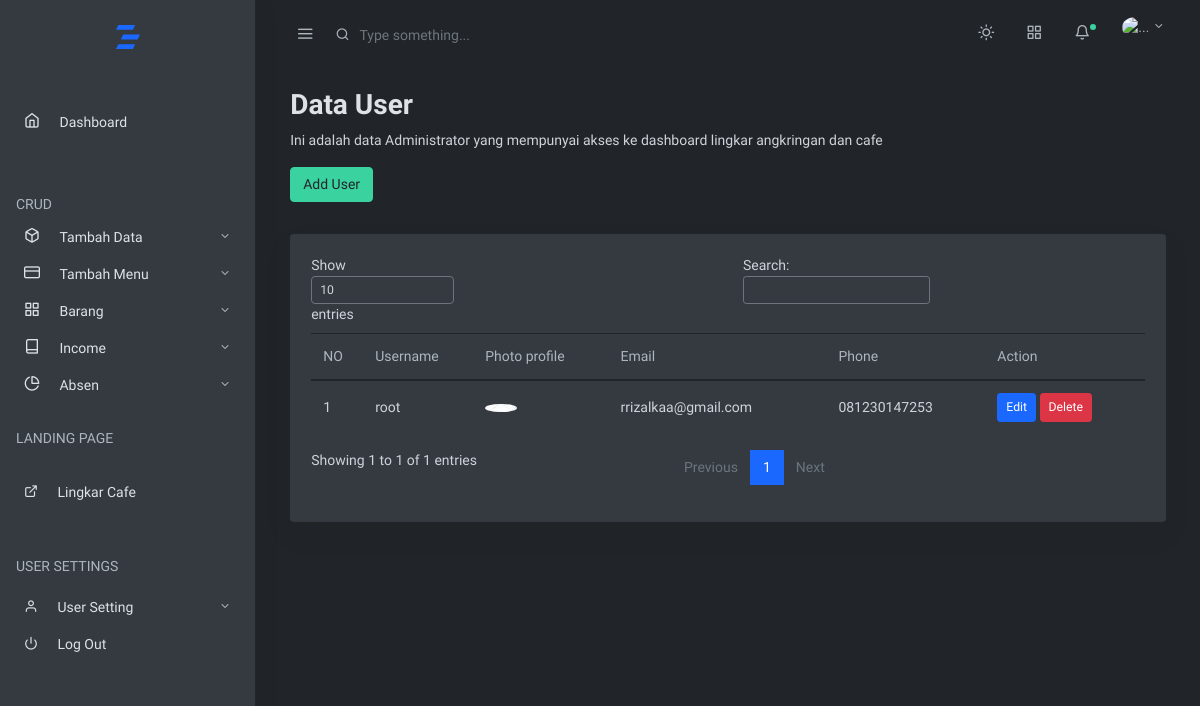
/user.php (signed in), run on the app's committed database.
### tables this page shows
CREATE TABLE `user` (
  `id` int(11) NOT NULL,
  `namalengkap` varchar(50) NOT NULL,
  `username` varchar(50) NOT NULL,
  `foto` varchar(255) NOT NULL,
  `email` varchar(50) NOT NULL,
  `nohp` varchar(20) NOT NULL,
  `password` varchar(50) NOT NULL,
  `alamat` varchar(255) NOT NULL,
  `provinsi` varchar(20) NOT NULL,
  `kota` varchar(10) NOT NULL,
  `kecamatan` varchar(20) NOT NULL
);

### user.php (the view, shortened to what this page needs)
<?php
require ("./config.php");
?>
<!doctype html>
<html lang="en">
<head>
  <link rel="stylesheet" href="css/simplebar.css">
  <link rel="stylesheet" href="css/feather.css">
  <link rel="stylesheet" href="css/daterangepicker.css">
  <link rel="stylesheet" href="css/app-light.css" id="lightTheme">
  <link rel="stylesheet" href="css/app-dark.css" id="darkTheme">
</head>
<body class="vertical  dark  ">
  <div class="wrapper">
    <nav class="topnav navbar navbar-light">
      <button type="button" class="navbar-toggler text-muted mt-2 p-0 mr-3 collapseSidebar">
        <i class="fe fe-menu navbar-toggler-icon"></i>
      </button>
      <form class="form-inline mr-auto searchform text-muted">
        <input class="form-control mr-sm-2 bg-transparent border-0 pl-4 text-muted" type="search"
          placeholder="Type something..." aria-label="Search">
      </form>
      <ul class="nav">
        <li class="nav-item">
            <a class="nav-link text-muted my-2" href="./index.php" id="modeSwitcher" data-mode="dark">
              <i class="fe fe-sun fe-16"></i>
            </a>
          </li>
        <li class="nav-item">
          <a class="nav-link text-muted my-2" href="./#" data-toggle="modal" data-target=".modal-shortcut">
            <span class="fe fe-grid fe-16"></span>
          </a>
        </li>
        <li class="nav-item nav-notif">
          <a class="nav-link text-muted my-2" href="./#" data-toggle="modal" data-target=".modal-notif">
            <span class="fe fe-bell fe-16"></span>
            <span class="dot dot-md bg-success"></span>
          </a>
        </li>
        <li class="nav-item dropdown">
          <a class="nav-link dropdown-toggle text-muted pr-0" href="#" id="navbarDropdownMenuLink" role="button"
            data-toggle="dropdown" aria-haspopup="true" aria-expanded="false">
            <span class="avatar avatar-sm mt-2">
              <img src="./assets/avatars/face-1.jpg" alt="..." class="avatar-img rounded-circle">
            </span>
          </a>
        </li>
      </ul>
    </nav>
    <aside class="sidebar-left border-right bg-white shadow" id="leftSidebar" data-simplebar>
      <nav class="vertnav navbar navbar-light">
        <div class="w-100 mb-4 d-flex">
          <a class="navbar-brand mx-auto mt-2 flex-fill text-center" href="./index.html">
          </a>
        </div>
        <ul class="navbar-nav flex-fill w-100 mb-2">
          <li class="nav-item w-100">
            <a class="nav-link" href="index.php">
              <br>
              <i class="fe fe-home fe-16"></i>
              <span class="ml-3 item-text">Dashboard</span>
              <br>
              <br>
            </a>
          </li>
        </ul>
        <p class="text-muted nav-heading mt-4 mb-1">
          <span>CRUD</span>
        </p>
        <ul class="navbar-nav flex-fill w-100 mb-2">
          <li class="nav-item dropdown">
            <a href="#ui-elements" data-toggle="collapse" aria-expanded="false" class="dropdown-toggle nav-link">
              <i class="fe fe-box fe-16"></i>
              <span class="ml-3 item-text">Tambah Data</span>
            </a>
          </li>
          <li class="nav-item dropdown">
            <a href="#forms" data-toggle="collapse" aria-expanded="false" class="dropdown-toggle nav-link">
              <i class="fe fe-credit-card fe-16"></i>
              <span class="ml-3 item-text">Tambah Menu</span>
            </a>
          </li>
          <li class="nav-item dropdown">
            <a href="#tables" data-toggle="collapse" aria-expanded="false" class="dropdown-toggle nav-link">
              <i class="fe fe-grid fe-16"></i>
              <span class="ml-3 item-text">Barang</span>
            </a>
          </li>
          <li class="nav-item dropdown">
              <a href="#contact" data-toggle="collapse" aria-expanded="false" class="dropdown-toggle nav-link">
                <i class="fe fe-book fe-16"></i>
                <span class="ml-3 item-text">Income</span>
              </a>
            </li>
          <li class="nav-item dropdown">
            <a href="#charts" data-toggle="collapse" aria-expanded="false" class="dropdown-toggle nav-link">
              <i class="fe fe-pie-chart fe-16"></i>
              <span class="ml-3 item-text">Absen</span>
            </a>
            <p class="text-muted nav-heading mt-4 mb-1">
              <span> LANDING PAGE</span>
            </p>
          <li class="nav-item w-100">
            <a class="nav-link" href="https://www.instagram.com/lingkar.cafe_/">
              <br>
              <i class="fe fe-external-link"></i>
              <span class="ml-3 item-text">Lingkar Cafe</span>
            <br>
            <br>
            </a>
            <p class="text-muted nav-heading mt-4 mb-1">
          <span> USER SETTINGS</span>
        </p>
          </li>
          </li>
        </ul>
        <ul class="navbar-nav flex-fill w-100 mb-2">
          <li class="nav-item dropdown">
            <a href="#user" data-toggle="collapse" aria-expanded="false" class="dropdown-toggle nav-link">
              <i class="fe fe-user"></i>
              <span class="ml-3 item-text">User Setting</span><span class="sr-only">(current)</span>
            </a>
          <li class="nav-item w-100">
            <a class="nav-link" href="logout.php">
              <i class="fe fe-power"></i>
              <span class="ml-3 item-text">Log Out</span>
            </a>
          </li>
          </li>
        </ul>
    </aside>
    <main role="main" class="main-content">
      <div class="container-fluid">
        <div class="row justify-content-center">
          <div class="col-12">
            <h2 class="mb-2 page-title">Data User</h2>
            <p class="card-text">Ini adalah data Administrator yang mempunyai akses ke dashboard  lingkar angkringan dan cafe</p>
            <button type="button" class="btn mb-2 btn-success" data-toggle="modal" data-target=".modal-right">Add User</button>
            <div class="row my-4">
              <div class="col-md-12">
                <div class="card shadow">
                  <div class="card-body">
                    <table id="tableku" class="table datatables">
                       <thead>
                        <tr>
                          <th>NO</th>
                          <th>Username</th>
                          <th>Photo profile</th>
                          <th>Email</th>
                          <th>Phone</th>
                          <th>Action</th>
                        </tr>
                      </thead>
                      <tbody>
                        <tr>
                          <?php
                          $query = "SELECT * FROM user";
                          $result = mysqli_query($koneksi, $query);
                          $noUrut = 0;
                          while ($row = mysqli_fetch_array($result)) {
                            $userName = $row['username'];
                            $userEmail = $row['email'];
                            $nohp = $row['nohp'];
                            $foto = $row['foto'];
$noUrut++;
                          ?>
                          <td><?php echo $noUrut; ?></td>
                            <td><?php echo $userName; ?></td>
                            <td>
                              <span class="avatar avatar-sm mt-2">
                                <img src="./foto/user/<?php echo $foto; ?>" alt="..." class="avatar-img rounded-circle">
                              </span>
                            </td>
                            <td><?php echo $userEmail; ?></td>
                            <td><?php echo $nohp; ?></td>
                            <td>
                              <button class="btn btn-primary btn-sm ms-auto" data-toggle="modal" data-target="#modal-edit<?php echo $row['id'] ?>">Edit</button>
                              <button class="btn  btn-danger btn-sm ms-auto" data-toggle="modal" data-target="#verticalModal<?php echo $row['id'] ?>">Delete</button>
                            </td>
                        </tr>
                      <?php
                          }
                      ?>
                      </tbody>
                    </table>
                  </div>
                </div>
              </div>
            </div>
          </div>
        </div>
      </div>
    </main>
  </div>
</body>
</html>

### dashboard/css/simplebar.css (style rules this page uses)
[data-simplebar] { position: relative; flex-direction: column; flex-wrap: wrap; justify-content: flex-start; align-content: flex-start; align-items: flex-start; }

### dashboard/css/feather.css (style rules this page uses)
.fe { font-family: "feather" !important; speak: none; font-style: normal; font-weight: normal; font-variant: normal; text-transform: none; line-height: 1; -webkit-font-smoothing: antialiased; -moz-osx-font-smoothing: grayscale; }
.fe-16 { font-size: 16px; }
.fe-bell:before { content: ""; }
.fe-book:before { content: ""; }
.fe-box:before { content: ""; }
.fe-credit-card:before { content: ""; }
.fe-external-link:before { content: ""; }
.fe-grid:before { content: ""; }
.fe-home:before { content: ""; }
.fe-menu:before { content: ""; }
.fe-pie-chart:before { content: ""; }
.fe-power:before { content: ""; }
.fe-sun:before { content: ""; }
.fe-user:before { content: ""; }

### data on the page
user: username "root", foto (picture), email "rrizalkaa@gmail.com", nohp "081230147253"
